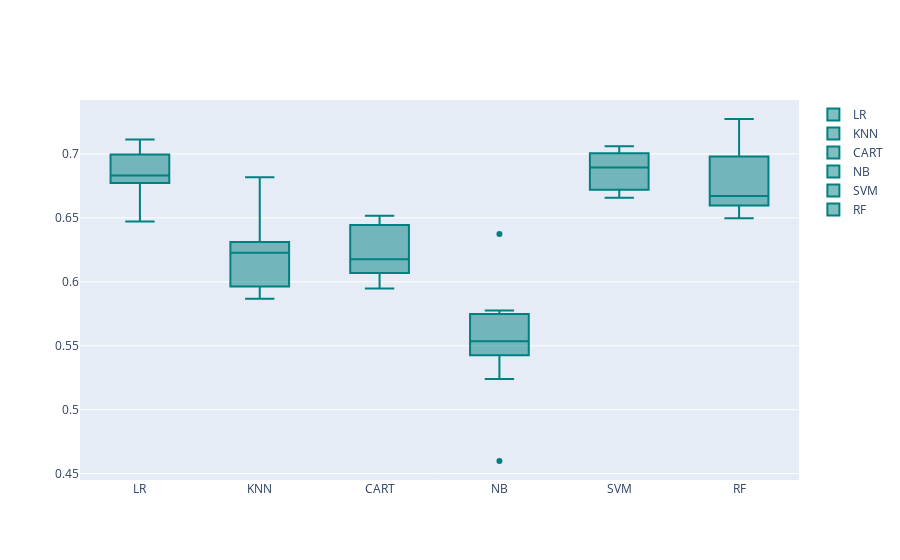

The notebook cell this image was saved under:
### Code cell
models = GetBasedModel()
names,results = BasedLine2(X_train, y_train,models)
PlotBoxR().PlotResult(names,results)

### Figure 1 — Plotly figure (JSON) as saved in the notebook; plotly's stock layout.template omitted (floating-point values rounded to 4 significant figures)
{"data": [{"marker": {"color": "rgb(0, 128, 128)"}, "name": "LR", "type": "box", "y": [0.6995, 0.6782, 0.6773, 0.7059, 0.6872, 0.6979, 0.6471, 0.6791, 0.7112, 0.6738]}, {"marker": {"color": "rgb(0, 128, 128)"}, "name": "KNN", "type": "box", "y": [0.6436, 0.6223, 0.5867, 0.5882, 0.615, 0.5963, 0.623, 0.631, 0.6818, 0.6283]}, {"marker": {"color": "rgb(0, 128, 128)"}, "name": "CART", "type": "box", "y": [0.6011, 0.6516, 0.5947, 0.615, 0.615, 0.6444, 0.6364, 0.6497, 0.6203, 0.607]}, {"marker": {"color": "rgb(0, 128, 128)"}, "name": "NB", "type": "box", "y": [0.5426, 0.5612, 0.6373, 0.5241, 0.5428, 0.5481, 0.5588, 0.5749, 0.4599, 0.5775]}, {"marker": {"color": "rgb(0, 128, 128)"}, "name": "SVM", "type": "box", "y": [0.6888, 0.6729, 0.672, 0.7059, 0.7005, 0.7005, 0.6711, 0.6979, 0.6898, 0.6658]}, {"marker": {"color": "rgb(0, 128, 128)"}, "name": "RF", "type": "box", "y": [0.6596, 0.6941, 0.6507, 0.6497, 0.7005, 0.6604, 0.6658, 0.6684, 0.7273, 0.6979]}], "layout": {}}
